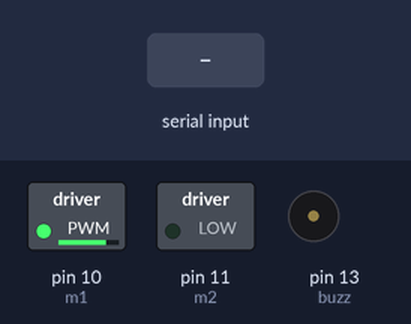
Bench run of a sketch on a simulated Arduino Uno, built with avr-gcc and run on an emulated ATmega328P. Shown: switched loads named in the sketch (green lamp = pin HIGH), buzzer (waves = sounding, pin HIGH). The inputs (shaded band) are chosen by the test bench.

Above: at 1.4 s.
1.5 s: "r" received over Serial
At 2.0 s:
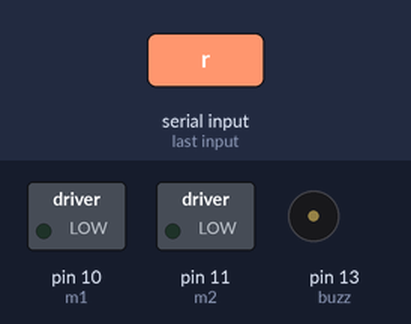
Timing chart, 0 to 4.5 s (numbered marks = the images above; inputs shaded):
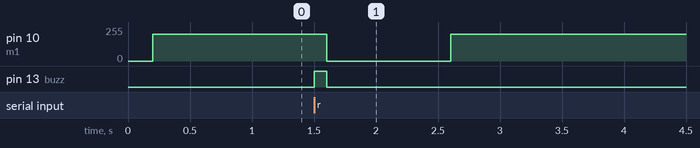

Measured:
- after the input at 1.5 s, pin 10 (m1): 200/255 → 0/255 after 0.10 s, → 200/255 1.0 s later; pin 13 (buzz): LOW → HIGH at once, → LOW 0.10 s later

The sketch:

scanner.ino
```cpp
/*
 *  Scanner
 *  Runs a motor attached to a conveyer belt and it moves forward. If a text is recieved from python script then it stops and
 *  rings a buzzer and continues and moves forward again.
 *  written 6 jul 2022
 *  by Ruthvik Kotapati
 */

const int m1 = 10;              //pins of motor and buzzer and variable declaration to store serial data
const int m2 = 11;
const int buzz = 13;
char data = "";

void setup(){
  Serial.begin(9600);
  pinMode(m1, OUTPUT);
  pinMode(m2, OUTPUT);
  pinMode(buzz, OUTPUT);
  delay(200);
}

/*
 * The motor attached to the belt keeps moving forward until a serial data is recieved.
 * when data is recieved it is read and if it is the byte 'r' the ring the buzzer and stop.
 * Continue moving forward if data is not 'r' or no data is recieved
 */
void loop(){
  forward();
  while(Serial.available() > 0){
    data = Serial.read();
    //Serial.println(data);
    if(data == 'r'){
      proc();
      rest();
      delay(1000);
    }
    forward();
  }
}
void proc(){
  analogWrite(buzz, 175);
  delay(100);
  digitalWrite(buzz, LOW);
}
void forward(){
  analogWrite(m1, 200);
  analogWrite(m2, 0);
}
void rest(){
  digitalWrite(m1, LOW);
  digitalWrite(m2, LOW);
}
```
